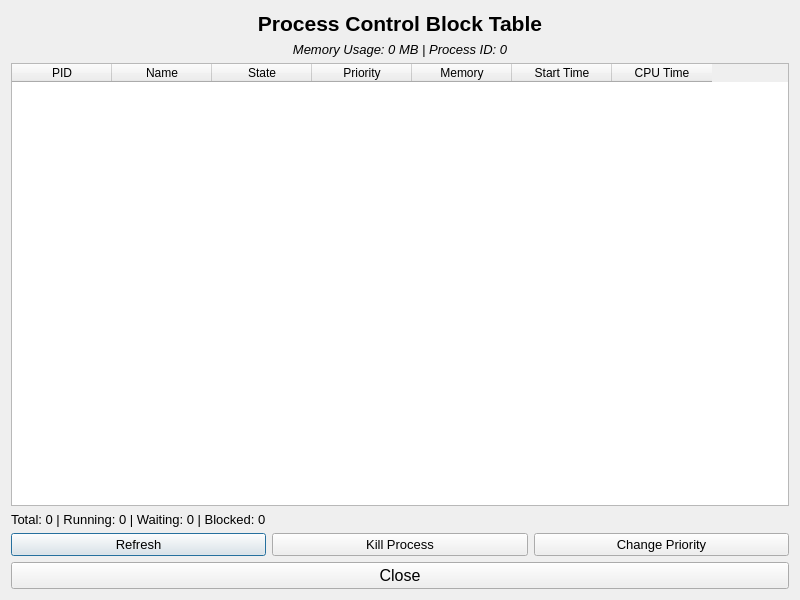
<?xml version="1.0" encoding="UTF-8"?>
<ui version="4.0">
 <class>PCBTable</class>
 <widget class="QDialog" name="PCBTable">
  <property name="geometry">
   <rect>
    <x>0</x>
    <y>0</y>
    <width>800</width>
    <height>600</height>
   </rect>
  </property>
  <property name="windowTitle">
   <string>Mini OS - Process Control Block Table</string>
  </property>
  <layout class="QVBoxLayout" name="verticalLayout">
   <item>
    <widget class="QLabel" name="titleLabel">
     <property name="font">
      <font>
       <family>Arial</family>
       <pointsize>16</pointsize>
       <weight>75</weight>
       <bold>true</bold>
      </font>
     </property>
     <property name="text">
      <string>Process Control Block Table</string>
     </property>
     <property name="alignment">
      <set>Qt::AlignCenter</set>
     </property>
    </widget>
   </item>
   <item>
    <widget class="QLabel" name="resourceLabel">
     <property name="font">
      <font>
       <family>Arial</family>
       <pointsize>10</pointsize>
       <italic>true</italic>
      </font>
     </property>
     <property name="text">
      <string>Memory Usage: 0 MB | Process ID: 0</string>
     </property>
     <property name="alignment">
      <set>Qt::AlignCenter</set>
     </property>
    </widget>
   </item>
   <item>
    <widget class="QTableWidget" name="processTable">
     <property name="selectionBehavior">
      <enum>QAbstractItemView::SelectRows</enum>
     </property>
     <column>
      <property name="text">
       <string>PID</string>
      </property>
     </column>
     <column>
      <property name="text">
       <string>Name</string>
      </property>
     </column>
     <column>
      <property name="text">
       <string>State</string>
      </property>
     </column>
     <column>
      <property name="text">
       <string>Priority</string>
      </property>
     </column>
     <column>
      <property name="text">
       <string>Memory</string>
      </property>
     </column>
     <column>
      <property name="text">
       <string>Start Time</string>
      </property>
     </column>
     <column>
      <property name="text">
       <string>CPU Time</string>
      </property>
     </column>
    </widget>
   </item>
   <item>
    <widget class="QLabel" name="statsLabel">
     <property name="font">
      <font>
       <family>Arial</family>
       <pointsize>10</pointsize>
      </font>
     </property>
     <property name="text">
      <string>Total: 0 | Running: 0 | Waiting: 0 | Blocked: 0</string>
     </property>
    </widget>
   </item>
   <item>
    <layout class="QHBoxLayout" name="horizontalLayout">
     <item>
      <widget class="QPushButton" name="refreshButton">
       <property name="font">
        <font>
         <family>Arial</family>
         <pointsize>10</pointsize>
        </font>
       </property>
       <property name="text">
        <string>Refresh</string>
       </property>
      </widget>
     </item>
     <item>
      <widget class="QPushButton" name="killProcessButton">
       <property name="font">
        <font>
         <family>Arial</family>
         <pointsize>10</pointsize>
        </font>
       </property>
       <property name="text">
        <string>Kill Process</string>
       </property>
      </widget>
     </item>
     <item>
      <widget class="QPushButton" name="priorityButton">
       <property name="font">
        <font>
         <family>Arial</family>
         <pointsize>10</pointsize>
        </font>
       </property>
       <property name="text">
        <string>Change Priority</string>
       </property>
      </widget>
     </item>
    </layout>
   </item>
   <item>
    <widget class="QPushButton" name="closeButton">
     <property name="font">
      <font>
       <family>Arial</family>
       <pointsize>12</pointsize>
      </font>
     </property>
     <property name="text">
      <string>Close</string>
     </property>
    </widget>
   </item>
  </layout>
 </widget>
 <resources/>
 <connections/>
</ui>
